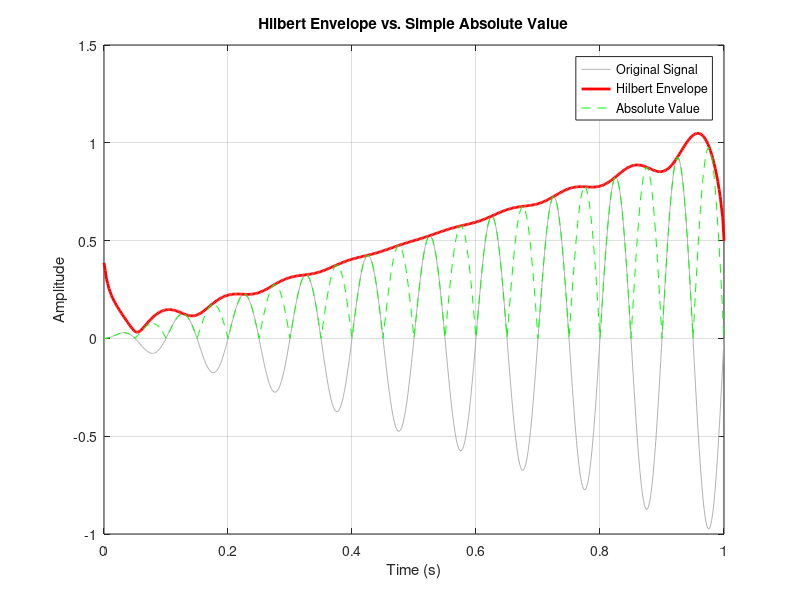

Here is the MATLAB script that generated this plot:
% 1. Setup time vector
fs = 500;                    % Sampling frequency (Hz)
t = 0:1/fs:1;                % 1 second duration

% 2. Create the modulated signal (10Hz sine wave fading in)
carrier = sin(2 * pi * 10 * t);
modulation = t;              % The "envelope" we want to extract
signal = modulation .* carrier;

% 3. Extract the envelope using the Hilbert Transform
analytic_signal = hilbert(signal);    % Returns s(t) + j*H{s(t)}
envelope = abs(analytic_signal);      % Magnitude of the complex signal

% 4. Visualize the results
figure;
plot(t, signal, 'Color', [0.7 0.7 0.7], 'DisplayName', 'Original Signal');
hold on;
plot(t, envelope, 'r', 'LineWidth', 2, 'DisplayName', 'Hilbert Envelope');
plot(t, abs(signal), 'g--', 'DisplayName', 'Absolute Value');

title('Hilbert Envelope vs. Simple Absolute Value');
xlabel('Time (s)');
ylabel('Amplitude');
legend('Location', 'best');
grid on;
